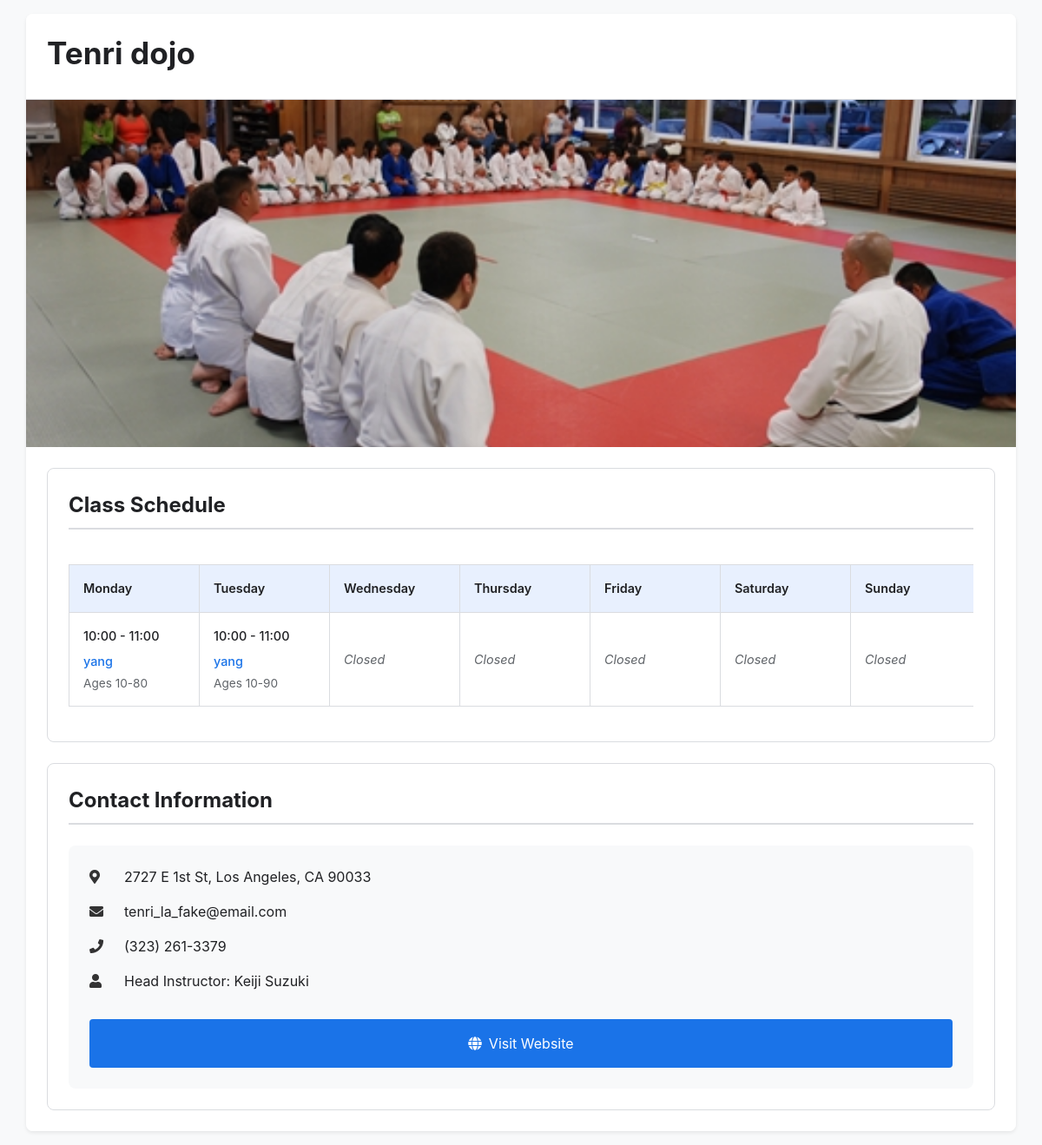
/dojo_details?dojo_id=8, run on the app's committed database.
### tables this page shows
CREATE TABLE dojos(
        id INTEGER PRIMARY KEY AUTOINCREMENT,
        name TEXT NOT NULL,
        address TEXT,
        city TEXT,
        website TEXT,
        phone TEXT,
        email TEXT,
        sensei_path TEXT,
        athletes_path TEXT,
        image_path TEXT,
        price_per_month TEXT,  
        created_at DATETIME DEFAULT CURRENT_TIMESTAMP
    );

CREATE TABLE schedules (
            id INTEGER PRIMARY KEY AUTOINCREMENT,
            dojo_id INTEGER NOT NULL,
            day_of_week TEXT NOT NULL,
            start_time TIME NOT NULL,
            end_time TIME NOT NULL,
            instructor TEXT,
            competition_only BOOLEAN,
            age_range TEXT,
            FOREIGN KEY (dojo_id) REFERENCES dojos(id) ON DELETE CASCADE
        );

### app.py (the view)
@app.route('/dojo_details',methods=['GET'])
def dojo_details():
    dojo_id = request.args.get('dojo_id')
    print(f"dojo_id:{dojo_id}")
    schedules = get_schedules_by_dojo_id(dojo_id)
    dojo_details = get_dojo_by_id(dojo_id)
    print(f"schedules:{schedules}")
    print(f"dojo_details:{dojo_details}")
    return render_template('dojo_details.html',dojo_details=dojo_details,schedules=schedules)

### app.py (called while the page is built)
def get_dojo_by_id(dojo_id):
    conn = sqlite3.connect('./DB/dojo_listings.db')
    cursor = conn.cursor()
    cursor.execute('''SELECT name, address, website, email, sensei_path, athletes_path,image_path, phone,price_per_month FROM dojos WHERE id = ?''', (dojo_id,))
    dojo = cursor.fetchone()
    conn.close()
    return dojo

def get_schedules_by_dojo_id(dojo_id):
    conn = sqlite3.connect('./DB/dojo_listings.db')
    cursor = conn.cursor()
    cursor.execute('''SELECT day_of_week, start_time, end_time, instructor, competition_only, age_range FROM schedules WHERE dojo_id = ?''', (dojo_id,))
    schedules = cursor.fetchall()
    conn.close()
    return schedules

### templates/dojo_details.html (shortened to what this page needs)
<!DOCTYPE html>
<html lang="en">
<head>
    <link rel="stylesheet" href="https://cdnjs.cloudflare.com/ajax/libs/font-awesome/5.15.4/css/all.min.css">
</head>
<body>
    <div class="container">
        <header class="header-section">
            <h1 class="dojo-name">{{dojo_details[0]}}</h1>
        </header>
        <div class="photo-section">
            <img class="dojo-photo" src="{{dojo_details[6]}}" alt="Dojo Exterior">
        </div>
        <div class="content-grid">
            <div class="info-section">
                <h2 class="section-title">Class Schedule</h2>
                <div class="schedule-table-wrapper">
                    <table class="schedule-table">
                        <thead>
                            <tr>
                                <th>Monday</th>
                                <th>Tuesday</th>
                                <th>Wednesday</th>
                                <th>Thursday</th>
                                <th>Friday</th>
                                <th>Saturday</th>
                                <th>Sunday</th>
                            </tr>
                        </thead>
                        <tbody>
                            <tr>
                                {% for day in ['Monday', 'Tuesday', 'Wednesday', 'Thursday', 'Friday', 'Saturday', 'Sunday'] %}
                                <td class="schedule-details">
                                    {% set day_schedule = [] %}
                                    {% if day_schedule %}
                                        {% for schedule in day_schedule %}
                                            <div class="schedule-time">{{ schedule[1] }} - {{ schedule[2] }}</div>
                                            <div class="schedule-instructor">
                                                {{ schedule[3] }}
                                            </div>
                                            <div class="schedule-age">
                                                Ages {{ schedule[5] }}
                                            </div>
                                        {% endfor %}
                                    {% else %}
                                        <span class="no-classes">Closed</span>
                                    {% endif %}
                                </td>
                                {% endfor %}
                            </tr>
                        </tbody>
                    </table>
                </div>
            </div>
            <div class="info-section">
                <h2 class="section-title">Contact Information</h2>
                <div class="contact-info">
                    <div class="contact-item">
                        <i class="fas fa-map-marker-alt"></i>
                        <span>{{dojo_details[1]}}</span>
                    </div>
                    <div class="contact-item">
                        <i class="fas fa-envelope"></i>
                        <span>{{dojo_details[3]}}</span>
                    </div>
                    <div class="contact-item">
                        <i class="fas fa-phone"></i>
                        <span>{{dojo_details[7]}}</span>
                    </div>
                    <div class="contact-item">
                        <i class="fas fa-user"></i>
                        <span>Head Instructor: Keiji Suzuki</span>
                    </div>
                    <a href="{{dojo_details[2]}}" class="website-btn">
                        <i class="fas fa-globe"></i>
                        Visit Website
                    </a>
                </div>
            </div>
        </div>
    </div>
</body>
</html>

### templates/dojo_details.html (style rules this page uses)
:root { --primary-blue: #1a73e8; --dark-blue: #1557b0; --light-blue: #e8f0fe; --primary-text: #202124; --secondary-text: #5f6368; --light-gray: #f8f9fa; --medium-gray: #dadce0; --dark-gray: #3c4043; --white: #ffffff; --box-shadow: 0 2px 4px rgba(0,0,0,0.08); --hover-shadow: 0 4px 8px rgba(0,0,0,0.12); --spacing-xs: clamp(4px, 1vw, 8px); --spacing-sm: clamp(8px, 2vw, 16px); --spacing-md: clamp(16px, 3vw, 24px); --spacing-lg: clamp(24px, 4vw, 32px); }
* { box-sizing: border-box; margin: 0; padding: 0; }
body { font-family: -apple-system, BlinkMacSystemFont, 'Segoe UI', Roboto, Oxygen, Ubuntu, Cantarell, sans-serif; line-height: 1.5; color: var(--primary-text); background-color: var(--light-gray); min-height: 100vh; }
.container { width: min(95%, 1200px); margin: var(--spacing-sm) auto; background-color: var(--white); box-shadow: var(--box-shadow); border-radius: 8px; overflow: hidden; }
.header-section { position: relative; background-color: var(--white); padding: var(--spacing-md); border-bottom: 1px solid var(--medium-gray); }
.dojo-name { font-size: clamp(1.5rem, 3vw, 2.2rem); color: var(--primary-text); margin-bottom: var(--spacing-xs); line-height: 1.2; }
.photo-section { position: relative; height: clamp(200px, 40vw, 400px); overflow: hidden; background-color: var(--light-gray); }
.dojo-photo { width: 100%; height: 100%; object-fit: cover; }
.content-grid { display: grid; grid-template-columns: repeat(auto-fit, minmax(min(100%, 600px), 1fr)); gap: var(--spacing-md); padding: var(--spacing-md); background-color: var(--white); }
.info-section { background-color: var(--white); border-radius: 8px; padding: var(--spacing-md); border: 1px solid var(--medium-gray); }
.section-title { font-size: clamp(1.2rem, 2.5vw, 1.5rem); color: var(--primary-text); margin-bottom: var(--spacing-md); padding-bottom: var(--spacing-xs); border-bottom: 2px solid var(--medium-gray); }
.schedule-table-wrapper { width: 100%; overflow-x: auto; -webkit-overflow-scrolling: touch; margin-bottom: var(--spacing-sm); scrollbar-width: thin; }
.schedule-table { width: 100%; min-width: 800px; border-collapse: collapse; margin-top: var(--spacing-sm); font-size: clamp(0.8rem, 1.5vw, 0.9rem); border: 1px solid var(--medium-gray); }
.schedule-table th, .schedule-table td { padding: var(--spacing-sm); border: 1px solid var(--medium-gray); text-align: left; }
.schedule-table th { background-color: var(--light-blue); font-weight: 600; color: var(--primary-text); position: sticky; top: 0; }
.schedule-details { padding: var(--spacing-xs); min-width: 150px; }
.schedule-time { color: var(--primary-text); font-weight: 500; white-space: nowrap; }
.schedule-instructor { color: var(--primary-blue); font-weight: 500; margin-top: var(--spacing-xs); }
.schedule-age { color: var(--secondary-text); font-size: clamp(0.75rem, 1.3vw, 0.85rem); margin-top: 4px; }
.no-classes { color: var(--secondary-text); font-style: italic; }
.contact-info { background-color: var(--light-gray); padding: var(--spacing-md); border-radius: 8px; }
.contact-item { display: flex; align-items: flex-start; gap: var(--spacing-sm); margin-bottom: var(--spacing-sm); color: var(--primary-text); font-size: clamp(0.9rem, 1.5vw, 1rem); }
.contact-item i { width: 24px; color: #333; flex-shrink: 0; margin-top: 4px; }
.contact-item span { word-break: break-word; }
.website-btn { display: inline-flex; align-items: center; justify-content: center; background-color: var(--primary-blue); color: var(--white); padding: var(--spacing-sm) var(--spacing-md); text-decoration: none; border-radius: 4px; margin-top: var(--spacing-sm); transition: all 0.2s ease; width: 100%; gap: var(--spacing-xs); font-size: clamp(0.9rem, 1.5vw, 1rem); }

### data on the page
dojos: name "Tenri dojo", image_path (picture), address "2727 E 1st St, Los Angeles, CA 90033", email "tenri_la_fake@email.com", phone "(323) 261-3379"
schedules: start_time "10:00", end_time "11:00", instructor "yang", age_range "10-80"
schedules: start_time "10:00", end_time "11:00", instructor "yang", age_range "10-90"
